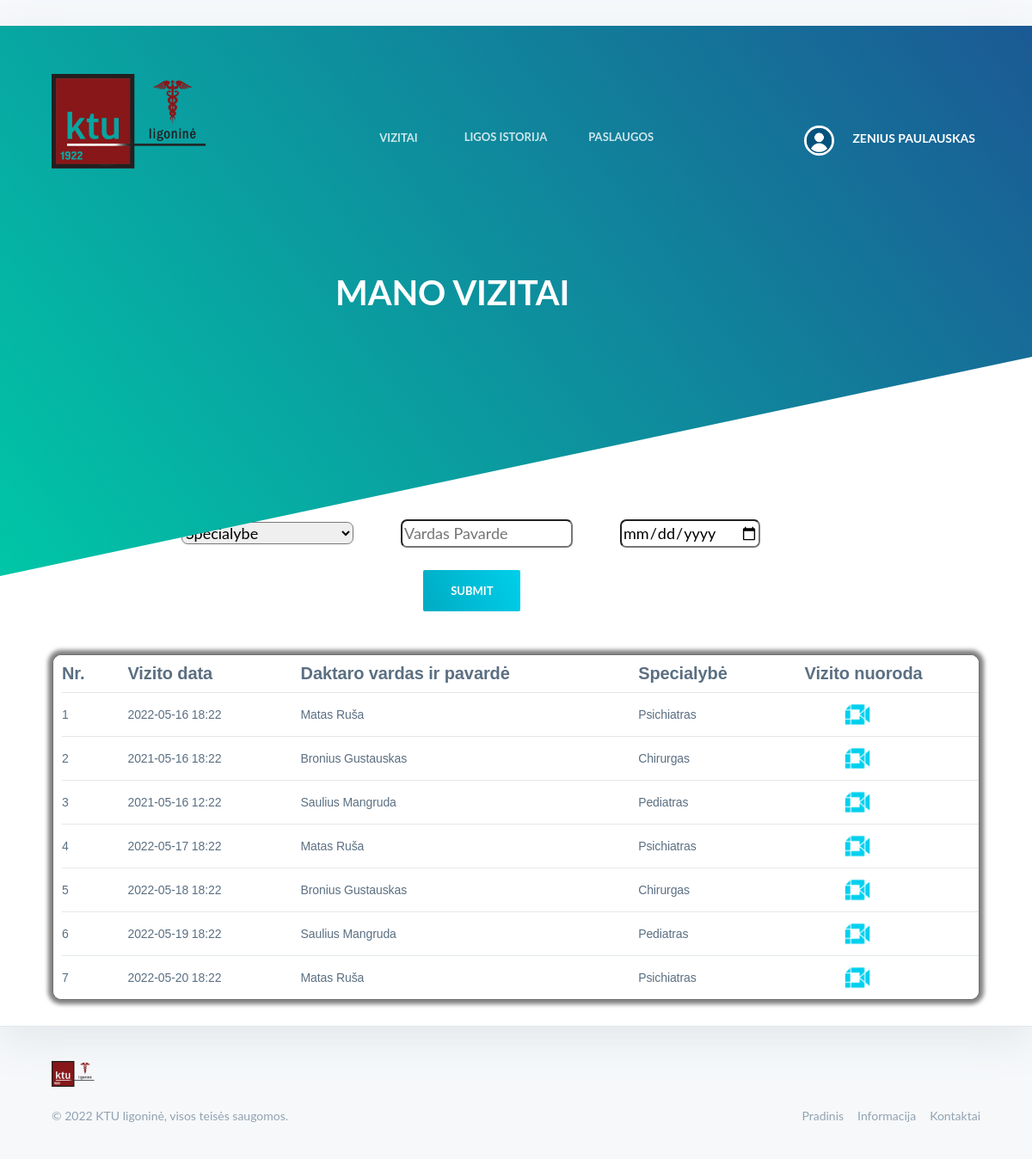
/vizitai (signed in), run on the app's committed database.
### app.py (models this page shows, shortened)
class User(db.Model, UserMixin):
    unique_id = db.Column(db.String(20), primary_key = True, unique = True)
    first_name = db.Column(db.String(20))
    last_name = db.Column(db.String(20))
    personal_code = db.Column(db.String(11))
    email = db.Column(db.String(50))
    phone = db.Column(db.String(15))
    position = db.Column(db.String(50))
    working_hours = db.Column(db.String(300))
    password = db.Column(db.String(50))
    image_url = db.Column(db.String(100))

class Visits(db.Model):
    __tablename__ = 'user_visits'
    visit_id = db.Column(db.Integer, primary_key = True, unique = True)
    user_unique_id = db.Column(db.String(20))
    doctor_unique_id = db.Column(db.String(20))
    time = db.Column(db.String(16))
    url_link = db.Column(db.String(100), unique = True)
    doctor_name = ""
    doctor_position = ""
    def get_id(self):
        return (self.doctor_unique_id)

### app.py (the view)
@login_required
@app.route('/vizitai', methods=['GET', 'POST'])
def visits():
    FilterVisits.position = SelectField("test",choices = getAllpositions())
    form = FilterVisits()
    if request.method == 'POST':
        visit, len2 = getPatientsVisitsList1(form.first_lastname.data, form.visit_date.data, form.position.data)
        return render_template('visits.html', user = current_user, form = form, visits = visit , len = len2)
    else:
        visit, len2 = getPatientsVisitsList()
        return render_template('visits.html', user = current_user, form = form, visits = visit, len = len2)

### app.py
class FilterVisits(FlaskForm):
    position = SelectField("test")
    first_lastname = StringField('Vardas Pavarde')
    visit_date = DateField('0000-00-00')

### app.py (called while the page is built)
@user_login.user_loader
def load_user(user_id):
    return User.query.get(user_id)

def getPatientsVisitsList():
    doctor_list = []
    doctor = Visits.query.filter_by(user_unique_id = current_user.unique_id).all()
    for x in doctor:
        a = db.session.query(User).filter_by(unique_id = x.get_id()).first()
        x.doctordoctor_name = a.first_name + " " + a.last_name
        x.doctor_position = a.position
        doctor_list.append(x)
    return doctor_list, len(doctor_list)

def getAllpositions():
    tulpe = (0, "Specialybe")
    newarr = [tulpe]
    positions  = db.session.query(User.position).filter(User.position.isnot("Pacientas"), User.position.isnot("Administratorius")).all()
    for x in positions:
        tulpe = (x[0], x[0])
        newarr.append(tulpe)
    return list(dict.fromkeys(newarr))

### templates/visits.html (shortened to what this page needs)
﻿<html class="sr" lang="lt">
<head>
    <link href="https://cdn.jsdelivr.net/npm/bootstrap@4.5.0/dist/css/bootstrap.min.css" rel="stylesheet">
    <link href="{{ url_for('static', filename='styles/visits/style.css') }}" type="text/css" rel="stylesheet">
</head>
<body class="is-boxed has-animations" style="height: 100%;">
    <div class="body-wrap boxed-container">
        <header class="site-header">
            <div class="container">
                <div class="site-header-inner">
                    <div class="brand header-brand">
                        <h1 class="m-0">
                            <a href="#">
                                <svg width="32" height="32" viewBox="0 0 32 32" xmlns="http://www.w3.org/2000/svg">
                                    <title>KTU ligonine</title>
                                    <defs>
										<div id="header" style="min-width:200px;">
                                            <a href="{{ url_for('home') }}"><img class="main-logo" src="{{ url_for('static', filename='logo.png') }}" alt=""></a>
										</div>
                                    </defs>
                                    <path d="M16 32C7.163 32 0 24.837 0 16S7.163 0 16 0s16 7.163 16 16-7.163 16-16 16zm0-10a6 6 0 1 0 0-12 6 6 0 0 0 0 12z" fill="url(#logo-gradient)" fill-rule="evenodd"/>
                                </svg>
                            </a>
                        </h1>
                    </div>
                    <ul class="header-links list-reset m-0 menu-pos">
                        <div class="dropdown">
                            <button class="dropbtn">
                                <li><a href="{{ url_for('visits') }}">Vizitai </a></li>
                            </button>
                        </div>
                        <li><a href="{{ url_for('patient_history') }}">Ligos istorija</a></li>
                        <li><a href="{{ url_for('patient_services') }}">Paslaugos</a></li>
                    </ul>
                    <div class="navbar_right menu-pos">
                        <img src="{{ url_for('static', filename='user_images/' + user.image_url) }}" alt="profile_pic" style="position: absolute; border-radius: 50%;">
                        <div class="dropdown">
                            <button class="dropbtn">
                                <span class="username" style="padding-left: 50px;">{{ user.first_name }} {{ user.last_name }} </span>
                            </button>
                        </div>
                	</div>
                </div>
            </div>
        </header>
        <div class="container">
            <div class="site-header-inner">
                <div class="brand header-brand" style="margin: auto; width: 50%; padding: 60px;">
                    <p class="section-header" style="width: 1078px;">Mano vizitai</p>
                </div>
            </div>
        </div>
        <form class="search-box" style="margin: auto; width: 1078px; margin-top: 100px;" method="POST" action="{{ url_for('visits') }}">
            {{form.position}}
            {{form.first_lastname(placeholder='Vardas Pavarde')}}
            {{form.visit_date}}
                <div style="margin-left: 40%; margin-bottom:50px; margin-top: -20px;">
                    <input class="button button-primary" type="submit">
                </div>
        </form>
            <div class="card overflow-hidden" style="width:1078px;margin:0 auto;float:none;margin-bottom:30px;border-radius:10px;box-shadow: 0px 0px 5px 5px grey;">
                <div style="text-align:left">
                    <div class="tablescroll">
                        <table class="tabledesc">
                            <tbody>
                                <tr>
                                    <th>Nr.</th>
                                    <th>Vizito data</th>
                                    <th>Daktaro vardas ir pavardė</th>
                                    <th>Specialybė</th>
                                    <th>Vizito nuoroda</th>
                                </tr>
                                {%for i in range(0, len)%}
                                <tr>
                                    <td>{{ i+1 }}</td>
                                    <td>{{ visits[i].time }}</td>
                                    <td>{{ visits[i].doctordoctor_name }}</td>
                                    <td>{{ visits[i].doctor_position }}</td>
                                    <td><a href="{{ visits[i].url_link }}" target="_blank"><img src="{{ url_for('static', filename='meet.png') }}" style="height: 30px; width: 30px; margin-left: 23%; filter: invert(66%) sepia(63%) saturate(2596%) hue-rotate(141deg) brightness(96%) contrast(107%);"></a></td>
                                </tr>
                                {%endfor%}
                            </tbody>
                        </table>
                    </div>
                </div>
            </div>
        </div>
    <footer class="site-footer">
        <div class="container">
            <div class="site-footer-inner">
                <div class="brand footer-brand">
                    <a href="#">
                        <img src="{{ url_for('static', filename='logo.png') }}" alt="" viewbox="0 0 32 32" width="50" height="50">
                    </a>
                </div>
                <ul class="footer-links list-reset">
                    <li>
                        <a href="{{ url_for('home') }}">Pradinis</a>
                    </li>
                    <li>
                        <a href="{{ url_for('info') }}">Informacija</a>
                    </li>
                    <li>
                        <a href="{{ url_for('contacts') }}">Kontaktai</a>
                    </li>
                </ul>
                <ul></ul>
                <div class="footer-copyright">© 2022 KTU ligoninė, visos teisės saugomos.</div>
            </div>
        </div>
    </footer>
</body>
</html>

### data on the page
User: image_url (placeholder picture), first_name "ZENIUS", last_name "PAULAUSKAS"
User: i "1", visits "Matas Ruša", position "Psichiatras", i "4", i "7"
Visits: time "2022-05-16 18:22"
User: i "2", visits "Bronius Gustauskas", position "Chirurgas", i "5"
Visits: time "2021-05-16 18:22"
User: i "3", visits "Saulius Mangruda", position "Pediatras", i "6"
Visits: time "2021-05-16 12:22"
Visits: time "2022-05-17 18:22"
Visits: time "2022-05-18 18:22"
Visits: time "2022-05-19 18:22"
Visits: time "2022-05-20 18:22"
